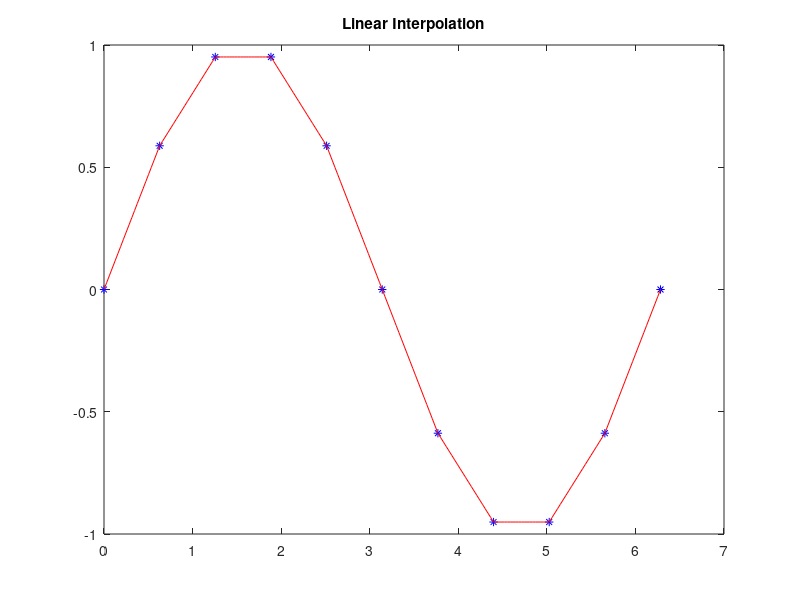
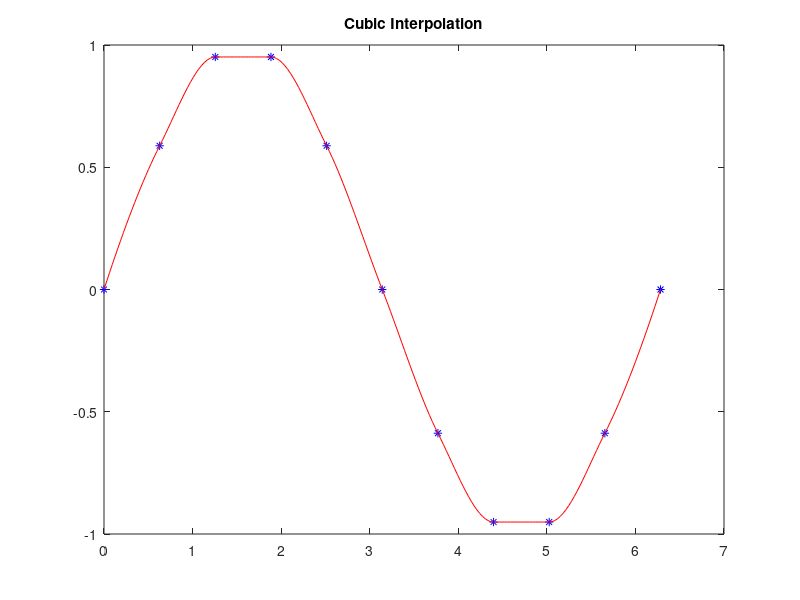
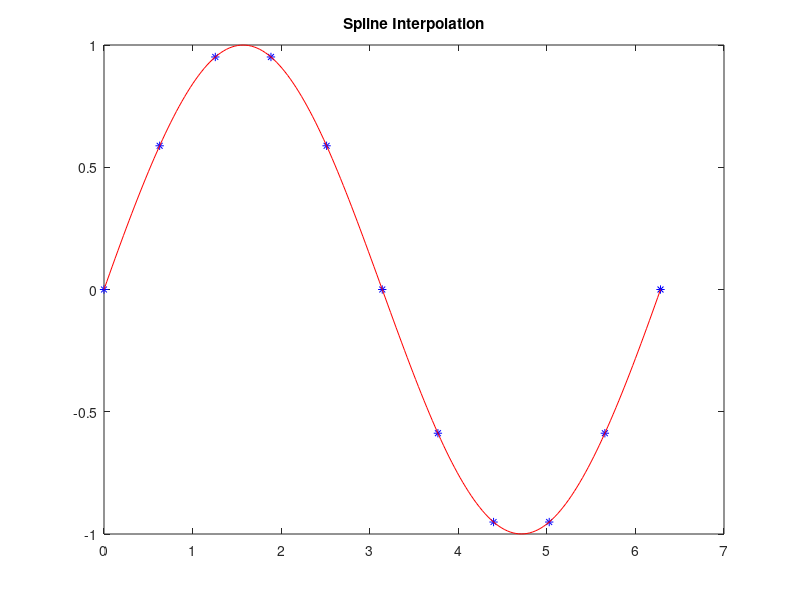

These charts were generated, in order, by the following MATLAB code:
clear; close all;

% make the crude data set with dx too big for
% good accuracy
dx=pi/5;
x=0:dx:2*pi;
y=sin(x);

% make a fine x-grid
xi=0:dx/20:2*pi;

% interpolate on the coarse grid to
% obtain the fine yi values

% linear interpolation
yi=interp1(x,y,xi,'linear');

% plot the data and the interpolation
plot(x,y,'b*',xi,yi,'r-')
title('Linear Interpolation')

% cubic (quadratic) interpolation
yi=interp1(x,y,xi,'cubic');

% plot the data and the interpolation
figure
plot(x,y,'b*',xi,yi,'r-')
title('Cubic Interpolation')

% spline interpolation
yi=interp1(x,y,xi,'spline');

% plot the data and the interpolation
figure
plot(x,y,'b*',xi,yi,'r-')
title('Spline Interpolation')
